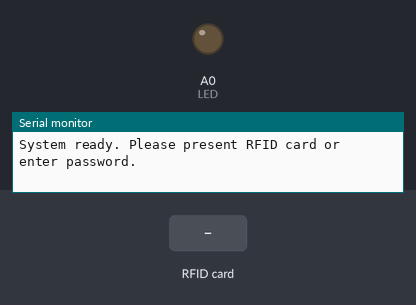
Simulated run of this program. Board: Arduino Uno, built with avr-gcc and run on an emulated ATmega328P. Shown: output pins drawn as LEDs (lit = HIGH), the last lines printed to the serial monitor. The test bench sets the inputs (shaded band). The modem accepts every AT command (registered, SIM ready, sends succeed) and sends nothing else; pins used as bus, display or sensor lines are not drawn.

Above: at 1.2 s.
1.3 s: RFID card 5E 7A 19 C4 held to the reader
At 11.9 s:
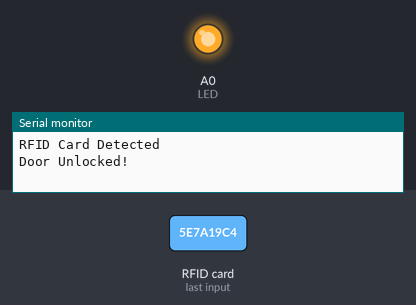
Timing chart, 0 to 12.6 s (numbered marks = the images above; inputs shaded):
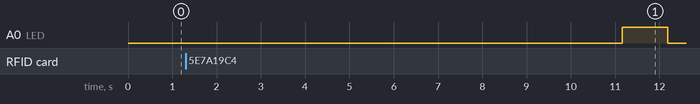

Measured:
- after the input at 1.3 s, A0 (LED): LOW → HIGH after 9.9 s, → LOW 1.0 s later

The program:

main.cpp
```cpp
#include <Wire.h>
#include <SPI.h>
#include <MFRC522.h>
#include <Keypad.h>
#include <SoftwareSerial.h>

#define SS_PIN 10
#define RST_PIN 9
#define LED A0

MFRC522 mfrc522(SS_PIN, RST_PIN);

// Keypad setup
const byte ROW_NUM = 4;    // four rows
const byte COLUMN_NUM = 4; // four columns

char keys[ROW_NUM][COLUMN_NUM] = {
    {'1', '2', '3', 'A'},
    {'4', '5', '6', 'B'},
    {'7', '8', '9', 'C'},
    {'*', '0', '#', 'D'}};

byte pin_rows[ROW_NUM] = {
    8,
    7,
    6,
    5}; // connect to the row pinouts of the keypad
byte pin_column[COLUMN_NUM] = {
    4,
    3,
    2,
    A1}; // connect to the column pinouts of the keypad

Keypad myKeypad = Keypad(makeKeymap(keys), pin_rows, pin_column, ROW_NUM, COLUMN_NUM);

// Password setup
const char *correctPassword = "1234";
char enteredPassword[5]; // Maximum password length

// GSM setup
SoftwareSerial gsmSerial(1, 0);    // RX, TX
#define PHONE_NUMBER "+1234567890" // Change to your phone number

bool checkRFID();
bool checkPassword();
void checkKeypad();
void unlockDoor();
void sendSMS(const char *message);

void setup()
{
  Serial.begin(9600);
  gsmSerial.begin(9600);

  SPI.begin();
  mfrc522.PCD_Init();
  pinMode(LED, OUTPUT);
  Serial.println("System ready. Please present RFID card or enter password.");
}

void loop()
{
  if (checkRFID())
  {
    unlockDoor();
    digitalWrite(LED, HIGH);
  }
  else if (checkPassword())
  {
    unlockDoor();
    digitalWrite(LED, HIGH);
  }
  else
  {
    digitalWrite(LED, LOW);
  }
  checkKeypad();

  delay(1000); // Add a delay to prevent continuous attempts
}

bool checkRFID()
{
  if (mfrc522.PICC_IsNewCardPresent() && mfrc522.PICC_ReadCardSerial())
  {
    Serial.println("RFID Card Detected");
    return true;
  }
  return false;
}

bool checkPassword()
{
  static byte passwordIndex = 0;
  while (Serial.available() > 0)
  {
    char key = Serial.read();

    if (key == '\n' || key == '\r')
    {
      enteredPassword[passwordIndex] = '\0'; // Null-terminate the password
      Serial.print("Entered Password: ");
      Serial.println(enteredPassword);

      if (strcmp(enteredPassword, correctPassword) == 0)
      {
        Serial.println("Password Correct");
        passwordIndex = 0; // Reset password index
        return true;
      }
      else
      {
        Serial.println("Incorrect Password");
        sendSMS("Unauthorized access attempt!");
        passwordIndex = 0; // Reset password index
        return false;
      }
    }
    else
    {
      enteredPassword[passwordIndex++] = key;
      if (passwordIndex >= sizeof(enteredPassword))
      {
        // Password too long, reset index
        passwordIndex = 0;
        Serial.println("Password too long. Try again.");
      }
    }
  }
  return false;
}

void checkKeypad()
{
  char key = myKeypad.getKey();
  if (key)
  {
    Serial.println("Keypad Key Pressed: " + String(key));
    // Add your keypad logic here
  }
}

void unlockDoor()
{
  Serial.println("Door Unlocked!");
  sendSMS("Door Unlocked!");
  // Add code to control the solenoidal lock or any other mechanism
  delay(5000); // Lock the door after 5 seconds
}

void sendSMS(const char *message)
{
  gsmSerial.println("AT+CMGF=1"); // Set the SMS mode to text
  delay(1000);
  gsmSerial.print("AT+CMGS=\"");
  gsmSerial.print(PHONE_NUMBER);
  gsmSerial.println("\"");
  delay(1000);
  gsmSerial.println(message);
  delay(1000);
  gsmSerial.write(26); // Ctrl+Z to send SMS
  delay(1000);
}
```
